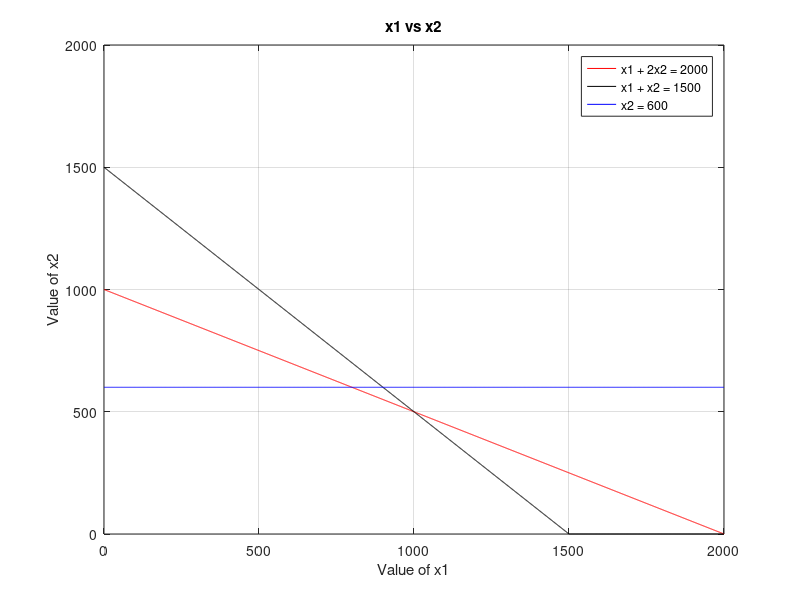

Recreate this plot in MATLAB. (Note: this script raises an error after producing the figure.)
format short  %4 decimal places  long= 10 decimal places
clear all  %clear the window
clc % clear the memory

C = [3 5]; % Cost of objective function
A = [1 2; 1 1; 0 1]; % Constraints
b = [2000; 1500; 600]; % RHS of constraints

y1= 0:1:max(b);
x21= (b(1) - A(1,1).*y1)./A(1,2);
x22= (b(2) - A(2,1).*y1)./A(2,2);
x23= (b(3) - A(3,1).*y1)./A(3,2);

x21=max(0,x21);
x22=max(0,x22);
x23=max(0,x23);

plot(y1,x21,'r',y1,x22,'k',y1,x23,'b')
xlabel('Value of x1');
ylabel('Value of x2');
title('x1 vs x2')
legend('x1 + 2x2 = 2000','x1 + x2 = 1500','x2 = 600')
grid on

cx1 = find(y1==0);
c1 = find(x21==0);
Line1 = [y1(:,[c1 cx1]) ; x21(:,[c1 cx1])]';

c2 = find(x22==0);
Line2 = [y1(:,[c2 cx1]) ; x22(:,[c2 cx1])]';

c3 = find(x23==0);
Line3 = [y1(:,[c3 cx1]) ; x23(:,[c3 cx1])]';

corpt = unique([Line1; Line2; Line3], 'rows');

HG = [0;0];
for  i=1:size(A,1)
    hg1=A(i,:);
    b1=b(i,:);
    for j=i+1:size(A,1)
        hg2=A(j,:);
        b2=b(j,:);
        Aa=[hg1;hg2];
        Bb=[b1;b2];
        Xx=Aa\Bb;
        HG=[HG Xx];
    end
end
pt=HG';

allpt = [pt;corpt];
points = unique(allpt,'rows');

PT = constraint(points);
PT = unique(PT,'rows');

for i=1:size(PT,1)
    Fx(i,:) = sum(PT(i,:).*C);
end
Vert_Fns = [PT Fx];

[fxval, indfx]= max(Fx);
optval = Vert_Fns(indfx,:);
OPTIMAL_BFS = array2table(optval)
